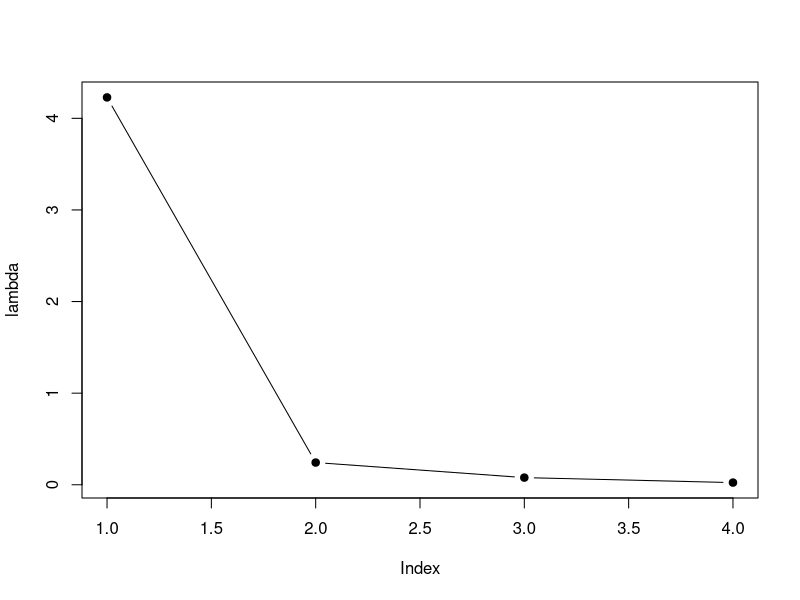
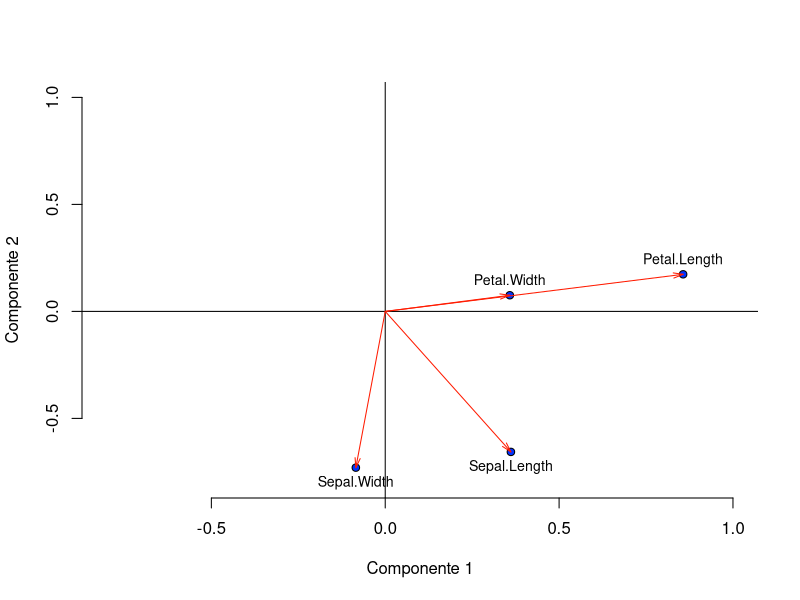
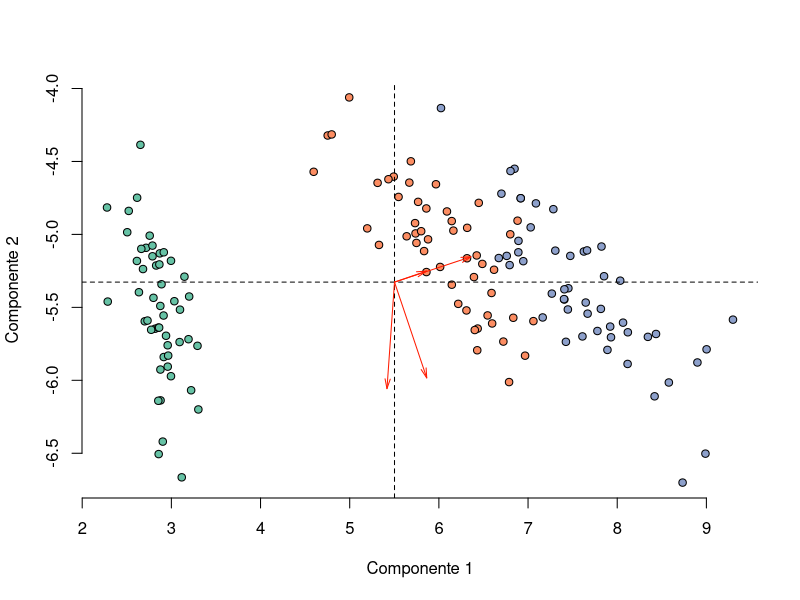

Write R code to recreate these figures, in order.
##### PCA - analise de componentes principais #####
x<- as.matrix(iris[-5])
S= cov(x)
iris.av<-eigen(S)
iris.av$values |> sum() -> vtot #variancia total
sort(diag(S),decreasing=T)/vtot

#daqui temos que a primeira componente concentra 92% da variância do conjunto de dados
lambda <-iris.av$values
lambda/vtot 

E <- iris.av$vectors

plot(lambda, type="b",bg="black",pch=21)

plot(E[,1:2],pch=21,bg="#0033FF",xlim=c(-.8,1),ylim=c(-0.8,1),xlab="Componente 1",ylab="Componente 2",bty="n")
abline(h=0,v=0)
text(E[,1:2],labels=names(iris[-5]),pos=c(1,1,3,3),cex=0.85)

arrows(0,0,E[,1],E[,2],length=.1,angle=15,col="#FF1A00")
#aqui podemos ver quais variaveis mais participam de determinadas componentes

###### COMPONENTES PRINCIPAIS APLICADAS AOS DADOS ######
Y<- x%*%E
cores<- RColorBrewer::brewer.pal(3,"Set2")
plot(Y[,1:2],pch=21,bg=cores[as.numeric(iris$Species)],xlab="Componente 1",ylab="Componente 2",bty="n")
centroide <- apply(Y,2,mean)
abline(h=centroide[2],v=centroide[1],lty=2)
arrows(centroide[1],centroide[2],E[,1]+centroide[1],E[,2]+centroide[2],length=.1,angle=15,col="#FF1A00")

#correlacao entre a compontente Y1 e X3
E[3,1]*sqrt(lambda[1]/S[3,3])
E[2,2]*sqrt(lambda[2]/S[2,2])
#MATRICIALMENTE
V<- diag(diag(S))
V.meio <- sqrt(V)
V.meioinv <- diag(1/sqrt(diag(S)))
Lambda <- diag(lambda)
Lambda.meio <-diag(sqrt(lambda))
# matriz de correlacao entre Componente(i) e Variavel(k)
A<-V.meioinv%*%E%*%Lambda.meio

#quantos % da variável está em cada componente?
A^2*100
